Frame 1 (no input): blank canvas, image omitted
Frame 60 (no input): blank canvas, image omitted
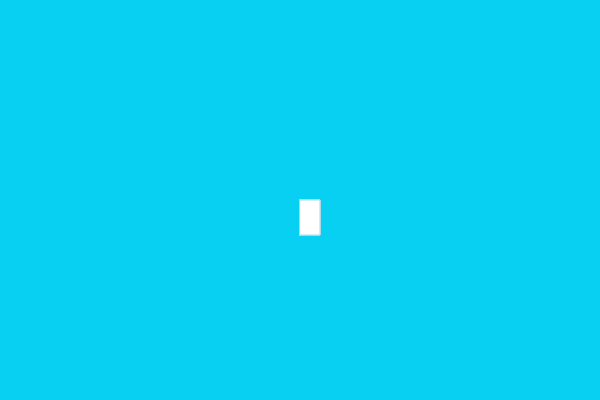
Frame 120 (the mouse pressed at the canvas centre since frame 60)

The p5.js sketch whose frames 1 and 60 were blank and that drew this single picture after the mouse press (run headless with seeded random() and noise() and a simulated clock; from frame 60 on, the mouse is pressed at the canvas centre):

// p5.js sketch
// ── sketch.js
function setup() {
    createCanvas(600, 400);
     background(7,208,243);
  }
  
  
  function draw() {
    
    stroke ("lightblue");
    fill ("white");
   
    
    // console.log(mouseIsPressed);
    
    if (mouseIsPressed){
      rect(mouseX, mouseY, 20, 35);
    }
  }
